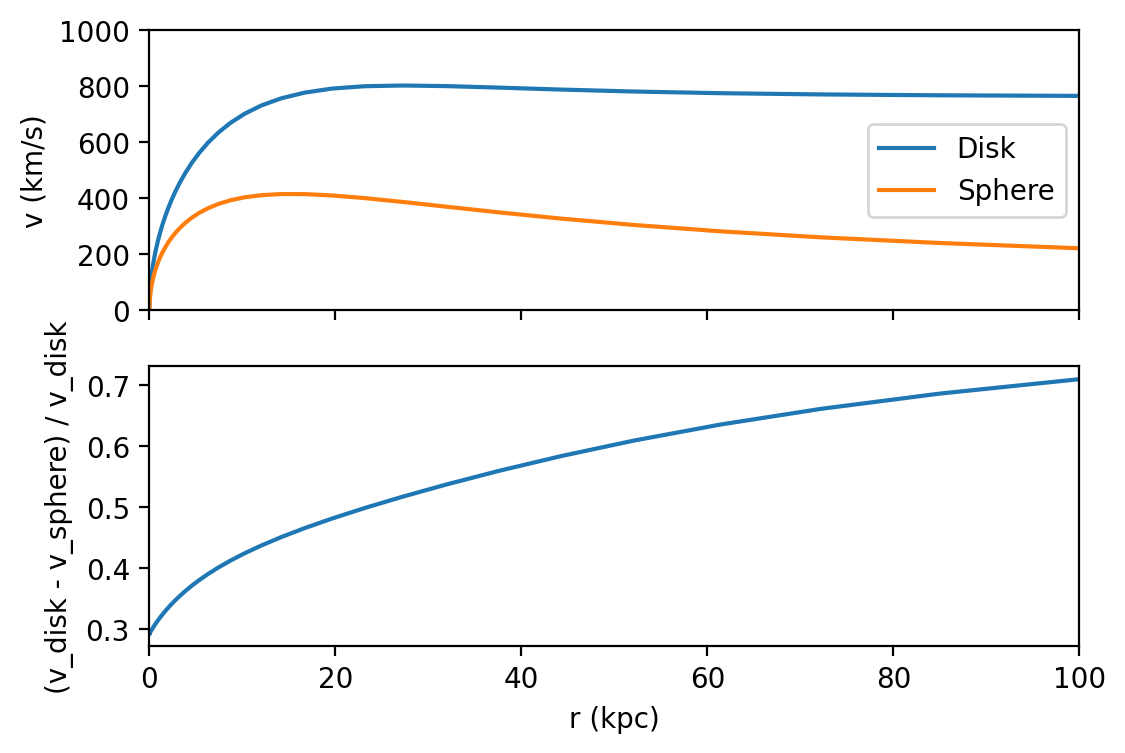

Recreate this plot in Python.
# %%
import numpy as np
from astropy import units as u
from astropy import constants as c
import matplotlib.pyplot as plt
from scipy.special import kn
from scipy.special import i1, i0

x = 0.07
v = 220
m = 1
dop = 50
timescale = (
    24.7
    * (m / 0.5) ** 0.5
    * (dop / 4) ** 0.5
    * ((x * (1 - x)) / 0.25) ** 0.5
    * (v / 220) ** -1
)
au = 2.85 * u.au * (m / 0.5) ** 0.5 * (dop / 4) ** 0.5 * ((x * (1 - x)) / 0.25) ** 0.5
au = au.to(u.km).value
timescale_lense = 1e9 / 220  # seconds
timescale_lense = timescale_lense / (60 * 60 * 24)
print("{:2e}".format(au))
print("{:2e}".format(timescale_lense))

# %%
R = np.geomspace(0.01, 1e5, 100) * u.pc
Rd = 8.5e3 * u.pc

surface_density = 1e12 * u.Msun / (2 * np.pi * 63 * u.kpc**2)
surface_density = surface_density.to(u.Msun / u.pc**2)

G = c.G.to(u.pc**3 / (u.Msun * u.s**2))
m_sphere_enc = (
    2 * np.pi * surface_density * (Rd**2 - (R * Rd + Rd**2) * np.exp(-R / Rd))
)
v_sphere = np.sqrt((G * m_sphere_enc) / R)


y = R / (2 * Rd)
v_disk = np.sqrt(
    4 * np.pi * G * surface_density * Rd * y**2 * (i0(y) * kn(1, y) - i1(y) * kn(0, y))
)

fractional_difference = (v_disk - v_sphere) / v_disk

fig, ax = plt.subplots(2, 1, dpi=200, figsize=(6, 4), sharex=True)
ax[0].plot(R /1e3, v_disk.to(u.km / u.s),label='Disk')
ax[0].plot(R /1e3, v_sphere.to(u.km / u.s), label = 'Sphere')
ax[1].plot(R /1e3, fractional_difference, label = 'Sphere')
ax[0].set(xlim=(0, 100), ylim=(0, 1000), ylabel="v (km/s)")
ax[1].set(ylabel="(v_disk - v_sphere) / v_disk", xlabel="r (kpc)")
ax[0].legend()
